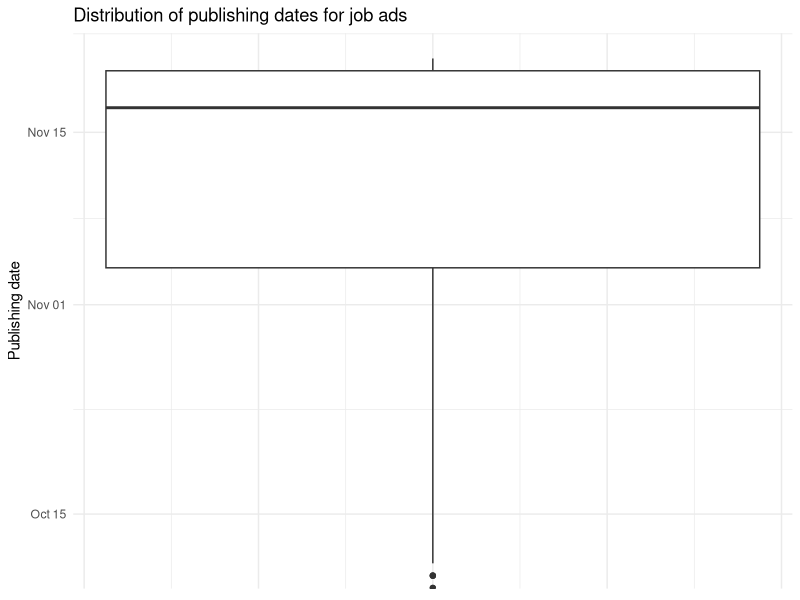
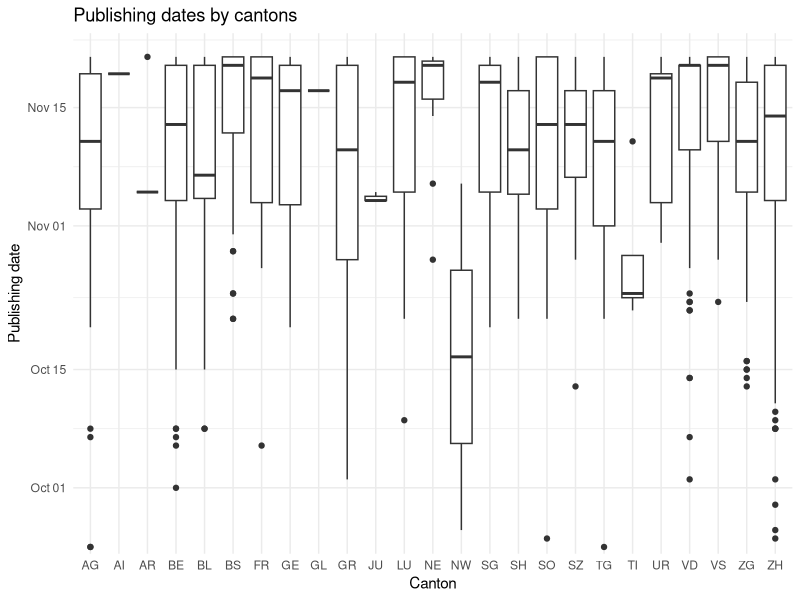
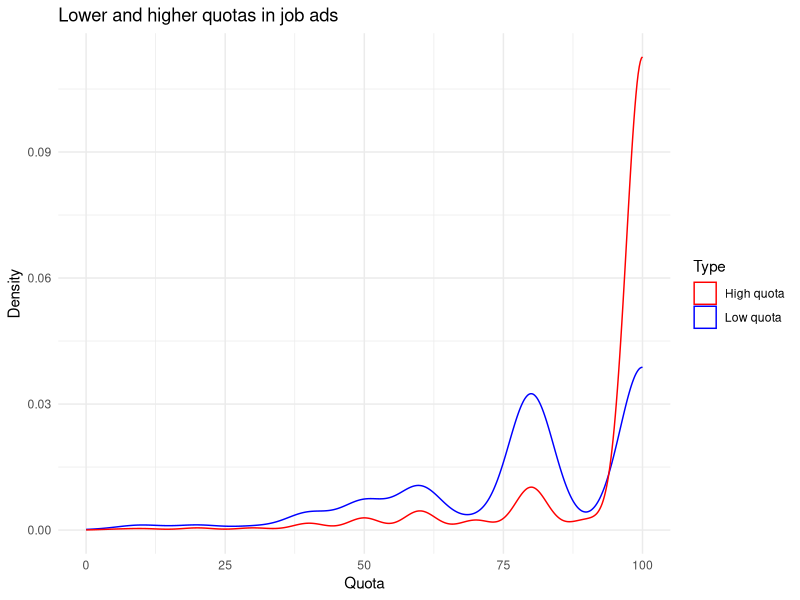

Generate these figures, in order, with R:
library(tidyverse)
library(lubridate)
library(ggplot2)
library(readxl)

# Read dataset with job ads
jobs <- read.csv("datasets/jobscout24_all_jobs.csv")

# Correct publishing date and time of job ads
jobs$publishing_date_corr <- sub("(\\+\\d\\d:\\d\\d):\\d\\d$", "\\1", jobs$publishing_date)
jobs$publishing_date_ymd <- ymd_hms(jobs$publishing_date_corr)
jobs$publishing_date_1 <- date(jobs$publishing_date_corr)
jobs$publishing_time <- as.POSIXct(jobs$publishing_date_ymd, format = "%H:%M:%S")

# Add cantons to dataset (merged by municipality name)
gemeinde <- read_xlsx("datasets/gemeindestand.xlsx")

# Merge two datasets
jobs <- jobs %>%
  mutate(location = tolower(location)) %>%
  left_join(
    gemeinde %>% mutate(location = tolower(Gemeindename)),
    by = "location"
  )


# Drop columns which are not needed for analysis
jobs <- jobs %>% select(title, company, quota, location, url, job_id, publishing_date_1, publishing_time, Kanton)

# Rename columns for unity in dataset
jobs <- jobs %>% rename(publishing_date=publishing_date_1) %>% rename(canton=Kanton)

# Quotas are saved as characters, sometimes with upper and lowwer quota in same character. 
# Divide quotas and save them as upper and lower quota
jobs <- jobs %>%
  mutate(
    quota_clean = str_replace_all(quota, "[ %]", ""),
    quota_clean = str_replace_all(quota_clean, "–", "-"),
    
    # split into low and high
    quota_low  = as.numeric(str_extract(quota_clean, "^[0-9]+")),
    quota_high = as.numeric(str_extract(quota_clean, "(?<=-)[0-9]+")),
    
    # if high is missing, set equal to low
    quota_high = ifelse(is.na(quota_high), quota_low, quota_high)
  )

# Boxpolt displaying publishing date nationwide
ggplot(data=jobs, aes(publishing_date))+geom_boxplot()+theme_minimal()+
  labs(title="Distribution of publishing dates for job ads",
       x="Publishing date")+coord_flip()+theme(axis.text.x = element_blank())

# Boxplot displaying publishing date by cantons
jobs %>% filter(!is.na(canton)) %>% ggplot(aes(canton, publishing_date)) + geom_boxplot() + theme_minimal()+
  labs(title="Publishing dates by cantons",
       x="Canton",
       y="Publishing date")

# Lower and higher quota plot
ggplot() +
  geom_density(data = jobs, aes(x = quota_low, colour = "Low quota")) +
  geom_density(data = jobs, aes(x = quota_high, colour = "High quota")) +
  scale_colour_manual(values = c("Low quota" = "blue",
                                 "High quota" = "red")) +
  theme_minimal() +
  labs(title = "Lower and higher quotas in job ads",
       x = "Quota",
       y = "Density",
       colour = "Type")

